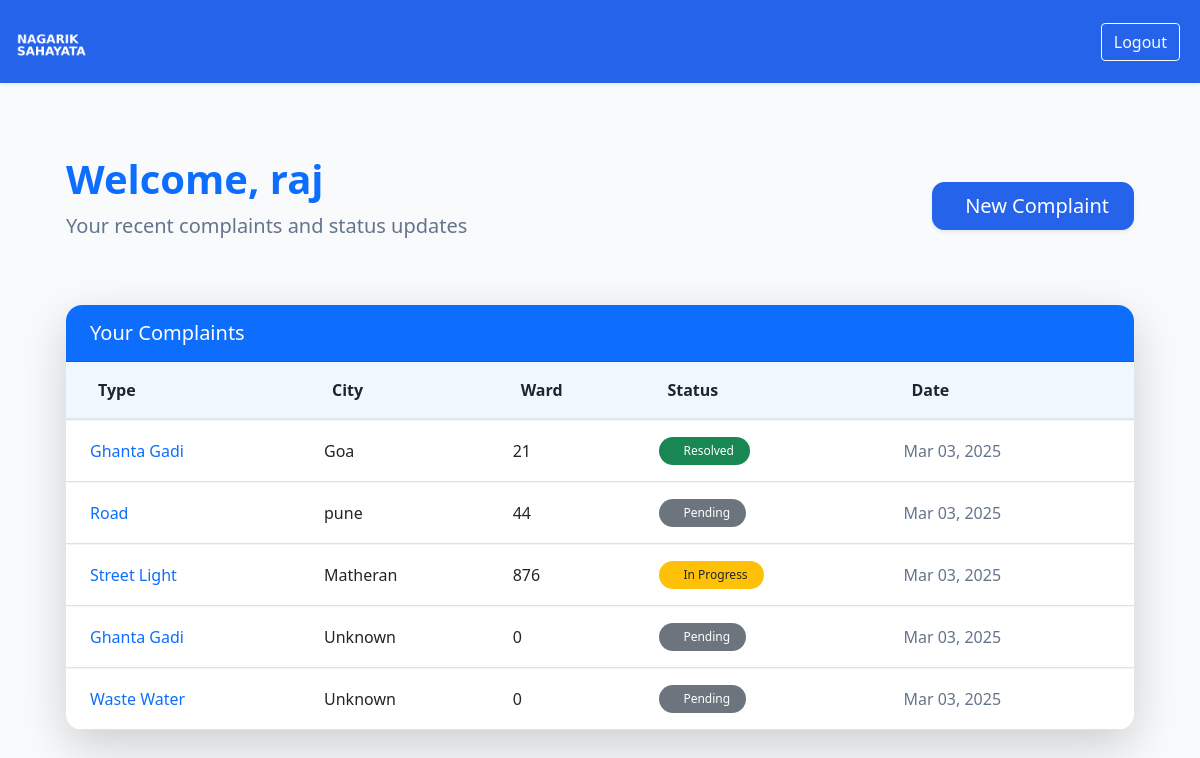
Page /dashboard/ (signed in) on the committed database.
### complaints/models.py (models this page shows, shortened)
class Complaint(models.Model):
    COMPLAINT_TYPES = (
        ('street_light', 'Street Light'),
        ('ghanta_gadi', 'Ghanta Gadi'),
        ('waste_water', 'Waste Water'),
        ('road', 'Road'),
    )
    STATUS_CHOICES = (
        ('pending', 'Pending'),
        ('in_progress', 'In Progress'),
        ('resolved', 'Resolved'),
    )
    user = models.ForeignKey(User, on_delete=models.CASCADE)
    complaint_type = models.CharField(max_length=50, choices=COMPLAINT_TYPES,default="General")
    city = models.CharField(
        max_length=100,
        default='Unknown',  # Default value added
        blank=False,
        null=False
    )
    ward_number = models.IntegerField(
        default=0,  # Default value added
        blank=False,
        null=False
    )
    landmark = models.CharField(max_length=255, blank=True, null=True)
    description = models.TextField()
    created_at = models.DateTimeField(auto_now_add=True)
    status = models.CharField(
        max_length=20,
        choices=STATUS_CHOICES,
        default='pending'
    )

### complaints/views.py (the view)
# urls.py: path('dashboard/', views.user_dashboard, name='user_dashboard'),
@login_required
def user_dashboard(request):
    complaints = Complaint.objects.filter(user=request.user)
    return render(request, 'user_dashboard.html', {'complaints': complaints})

### complaints/templates/user_dashboard.html (shortened to what this page needs)
{% extends 'base.html' %}
{% block content %}
<div class="container-fluid px-4" style="min-height: 100vh;">
    <div class="d-flex justify-content-between align-items-center mb-5 pt-4">
        <div>
            <h1 class="display-6 fw-bold text-primary mb-2">Welcome, {{ user.username }}</h1>
            <p class="lead text-muted">Your recent complaints and status updates</p>
        </div>
        <a href="{% url 'add_complaint' %}" class="btn btn-primary btn-lg px-4 py-2 shadow-sm">
            New Complaint
        </a>
    </div>
    <div class="card border-0 shadow-lg rounded-3">
        <div class="card-header bg-primary text-white py-3 rounded-top">
            <h5 class="mb-0 fw-semibold">Your Complaints</h5>
        </div>
        <div class="card-body p-0">
            <div class="table-responsive">
                <table class="table table-hover align-middle mb-0">
                    <thead class="bg-light-blue">
                        <tr>
                            <th class="ps-4">Type</th>
                            <th>City</th>
                            <th>Ward</th>
                            <th>Status</th>
                            <th class="pe-4">Date</th>
                        </tr>
                    </thead>
                    <tbody>
                        {% for complaint in complaints %}
                        <tr class="clickable-row transition-effect"
                            style="cursor: pointer;"
                            data-href="{% url 'complaint_detail' complaint.id %}">
                            <td class="ps-4 fw-medium text-primary">{{ complaint.get_complaint_type_display }}</td>
                            <td>{{ complaint.city }}</td>
                            <td>{{ complaint.ward_number }}</td>
                            <td>
                                <span class="badge rounded-pill py-2 px-3
                                    {% if complaint.status == 'resolved' %}bg-success
                                    {% elif complaint.status == 'in_progress' %}bg-warning text-dark
                                    {% else %}bg-secondary{% endif %}">
                                    {{ complaint.get_status_display }}
                                </span>
                            </td>
                            <td class="pe-4 text-muted">{{ complaint.created_at|date:"M d, Y" }}</td>
                        </tr>
                        {% endfor %}
                    </tbody>
                </table>
            </div>
        </div>
    </div>
</div>
{% endblock %}

### complaints/static/css/style.css (style rules this page uses)
:root { --primary-color: #2563eb; --primary-hover: #1d4ed8; }
.btn-primary { background-color: var(--primary-color); border-color: var(--primary-color); }
.card { border-radius: 1.25rem; }
.btn-lg { padding: 0.75rem 1.5rem; border-radius: 0.75rem; font-weight: 500; }
.text-muted { color: #64748b !important; }
.clickable-row { transition: all 0.2s ease; }
.bg-light { background-color: #f8fafc !important; }
.table { border-collapse: separate; border-spacing: 0; }
.table thead th { border-bottom: 2px solid #e2e8f0; border-top: none; }
.table td, .table th { padding: 1rem; vertical-align: middle; border-top: 1px solid #f1f5f9; }
.badge { padding: 0.5em 0.75em; font-weight: 500; }

### complaints/templates/user_dashboard.html (style rules this page uses)
.bg-light-blue { background-color: #f0f8ff; }
.transition-effect { transition: all 0.2s ease; }
.card { border-radius: 1rem; overflow: hidden; }
.rounded-3 { border-radius: 1rem !important; }

### rows in the picture
Complaint: complaint_type "Ghanta Gadi", city "Goa", ward_number "21", status "Resolved", created_at "Mar 03, 2025"
Complaint: complaint_type "Road", city "pune", ward_number "44", status "Pending", created_at "Mar 03, 2025"
Complaint: complaint_type "Street Light", city "Matheran", ward_number "876", status "In Progress", created_at "Mar 03, 2025"
Complaint: complaint_type "Ghanta Gadi", city "Unknown", ward_number "0", status "Pending", created_at "Mar 03, 2025"
Complaint: complaint_type "Waste Water", city "Unknown", ward_number "0", status "Pending", created_at "Mar 03, 2025"

### other values in the picture
{{ user.username }} "raj"
